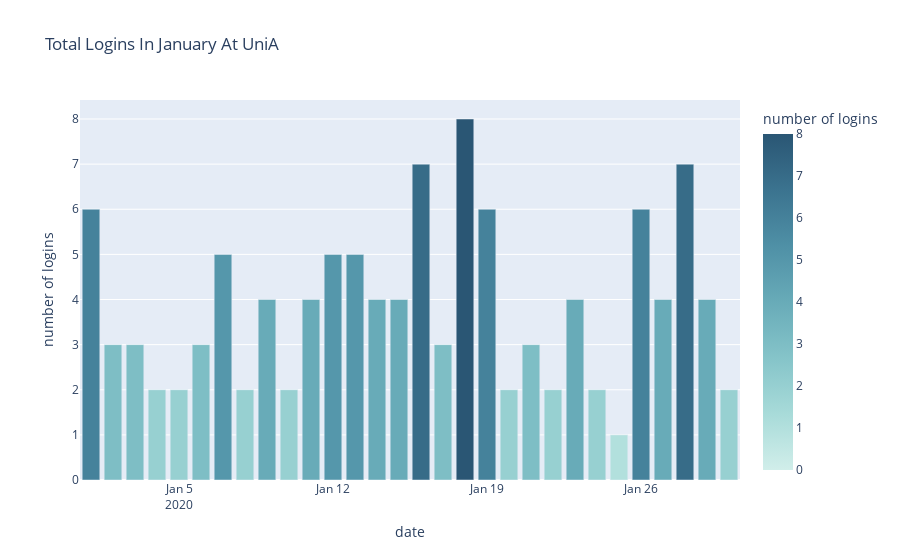

The notebook cell saved with this chart:
### Code cell
make_login_chart(login_by_january_df, 'Total Logins In January At UniA', 'uniA', None, 'd')

### Figure 1 — Plotly figure (JSON) as saved in the notebook; plotly's stock layout.template omitted (floating-point values rounded to 4 significant figures)
{"data": [{"alignmentgroup": "True", "hovertemplate": "date=%{x}<br>number of logins=%{marker.color}<extra></extra>", "legendgroup": "", "marker": {"color": [6, 3, 3, 2, 2, 3, 5, 2, 4, 2, 4, 5, 5, 4, 4, 7, 3, 8, 6, 2, 3, 2, 4, 2, 1, 6, 4, 7, 4, 2], "coloraxis": "coloraxis"}, "name": "", "offsetgroup": "", "orientation": "v", "showlegend": false, "textposition": "auto", "type": "bar", "x": ["2020-01-01T00:00:00", "2020-01-02T00:00:00", "2020-01-03T00:00:00", "2020-01-04T00:00:00", "2020-01-05T00:00:00", "2020-01-06T00:00:00", "2020-01-07T00:00:00", "2020-01-08T00:00:00", "2020-01-09T00:00:00", "2020-01-10T00:00:00", "2020-01-11T00:00:00", "2020-01-12T00:00:00", "2020-01-13T00:00:00", "2020-01-14T00:00:00", "2020-01-15T00:00:00", "2020-01-16T00:00:00", "2020-01-17T00:00:00", "2020-01-18T00:00:00", "2020-01-19T00:00:00", "2020-01-20T00:00:00", "2020-01-21T00:00:00", "2020-01-22T00:00:00", "2020-01-23T00:00:00", "2020-01-24T00:00:00", "2020-01-25T00:00:00", "2020-01-26T00:00:00", "2020-01-27T00:00:00", "2020-01-28T00:00:00", "2020-01-29T00:00:00", "2020-01-30T00:00:00"], "xaxis": "x", "y": [6, 3, 3, 2, 2, 3, 5, 2, 4, 2, 4, 5, 5, 4, 4, 7, 3, 8, 6, 2, 3, 2, 4, 2, 1, 6, 4, 7, 4, 2], "yaxis": "y"}], "layout": {"barmode": "relative", "coloraxis": {"cmax": 8, "cmid": 4, "cmin": 0, "colorbar": {"title": {"text": "number of logins"}}, "colorscale": [[0, "rgb(209, 238, 234)"], [0.1667, "rgb(168, 219, 217)"], [0.3333, "rgb(133, 196, 201)"], [0.5, "rgb(104, 171, 184)"], [0.6667, "rgb(79, 144, 166)"], [0.8333, "rgb(59, 115, 143)"], [1, "rgb(42, 86, 116)"]]}, "legend": {"tracegroupgap": 0}, "title": {"text": "Total Logins In January At UniA"}, "xaxis": {"anchor": "y", "domain": [0, 1], "title": {"text": "date"}}, "yaxis": {"anchor": "x", "domain": [0, 1], "title": {"text": "number of logins"}}}}
